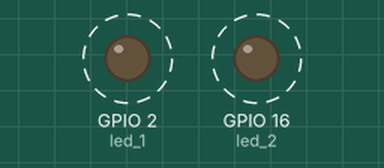
Recording of a program running on a simulated ESP8266 board running MicroPython. Parts: output pins drawn as LEDs (lit = HIGH, except the on-board LED, lit = LOW). Dashed ring = blinking.

Above: at 0.15 s.
Timing chart, 0 to 3.0 s (numbered marks = the images above):
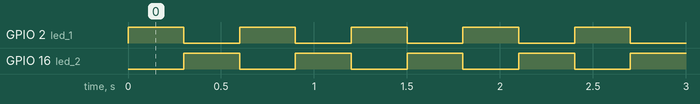

The program:

builtin_leds.py
```python
# MICROPYTHON BUILT-IN LEDS NODEMCU
# - Pin 2
# - Pin 16

from machine import Pin
from time import sleep

led_1 = Pin(2, Pin.OUT)
led_2 = Pin(16, Pin.OUT)

while True:
    led_1.on()
    led_2.off()
    sleep(0.3)
    led_1.off()
    led_2.on()
    sleep(0.3)
```

Measured:
- by itself, GPIO 2 (led_1), GPIO 16 (led_2): alternates HIGH for 0.30 s and LOW for 0.30 s
